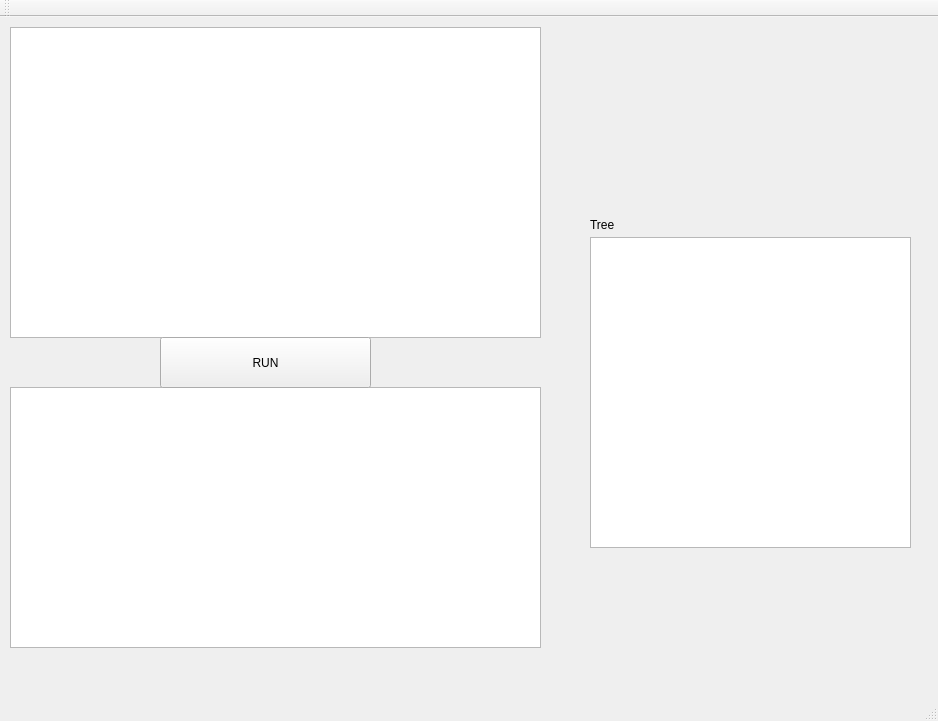
<?xml version="1.0" encoding="UTF-8"?>
<ui version="4.0">
 <class>MainWindow</class>
 <widget class="QMainWindow" name="MainWindow">
  <property name="geometry">
   <rect>
    <x>0</x>
    <y>0</y>
    <width>938</width>
    <height>721</height>
   </rect>
  </property>
  <property name="windowTitle">
   <string>Interpreter</string>
  </property>
  <widget class="QWidget" name="centralWidget">
   <widget class="QTextEdit" name="textEdit">
    <property name="geometry">
     <rect>
      <x>10</x>
      <y>10</y>
      <width>531</width>
      <height>311</height>
     </rect>
    </property>
    <property name="font">
     <font>
      <family>.Aqua Kana</family>
      <pointsize>20</pointsize>
      <italic>false</italic>
     </font>
    </property>
   </widget>
   <widget class="QTextEdit" name="textEdit_2">
    <property name="geometry">
     <rect>
      <x>10</x>
      <y>370</y>
      <width>531</width>
      <height>261</height>
     </rect>
    </property>
    <property name="font">
     <font>
      <family>.Aqua Kana</family>
      <pointsize>20</pointsize>
     </font>
    </property>
   </widget>
   <widget class="QPushButton" name="pushButton_Run">
    <property name="geometry">
     <rect>
      <x>160</x>
      <y>320</y>
      <width>211</width>
      <height>51</height>
     </rect>
    </property>
    <property name="text">
     <string>RUN</string>
    </property>
   </widget>
   <widget class="QTextEdit" name="textEdit_3">
    <property name="geometry">
     <rect>
      <x>590</x>
      <y>220</y>
      <width>321</width>
      <height>311</height>
     </rect>
    </property>
   </widget>
   <widget class="QLabel" name="label">
    <property name="geometry">
     <rect>
      <x>590</x>
      <y>200</y>
      <width>57</width>
      <height>16</height>
     </rect>
    </property>
    <property name="text">
     <string>Tree</string>
    </property>
   </widget>
  </widget>
  <widget class="QMenuBar" name="menuBar">
   <property name="geometry">
    <rect>
     <x>0</x>
     <y>0</y>
     <width>938</width>
     <height>22</height>
    </rect>
   </property>
  </widget>
  <widget class="QToolBar" name="mainToolBar">
   <attribute name="toolBarArea">
    <enum>TopToolBarArea</enum>
   </attribute>
   <attribute name="toolBarBreak">
    <bool>false</bool>
   </attribute>
  </widget>
  <widget class="QStatusBar" name="statusBar"/>
 </widget>
 <layoutdefault spacing="6" margin="11"/>
 <resources/>
 <connections/>
</ui>
